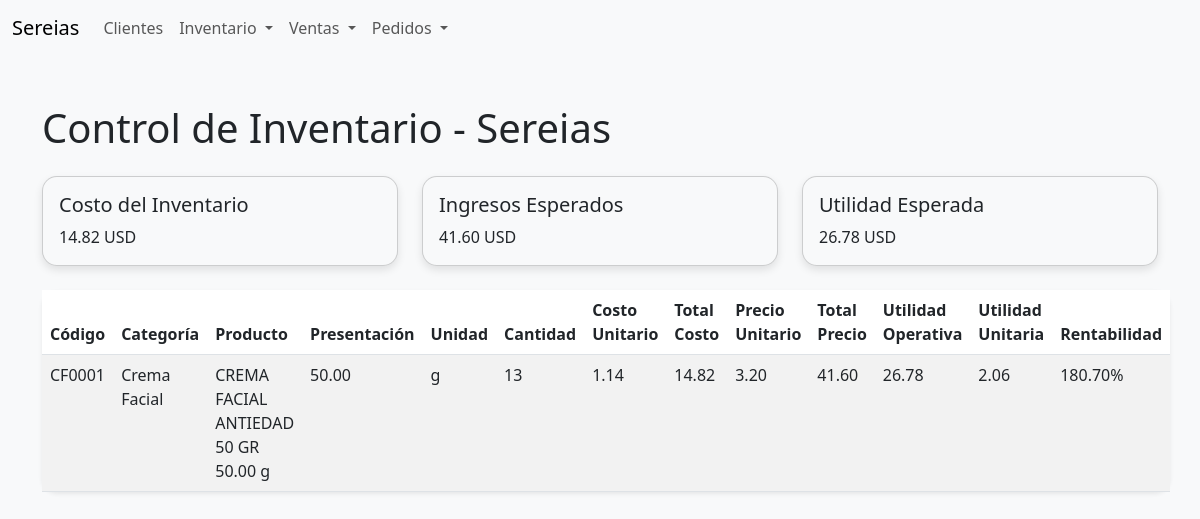
Before: /inventario/ with the older database file.
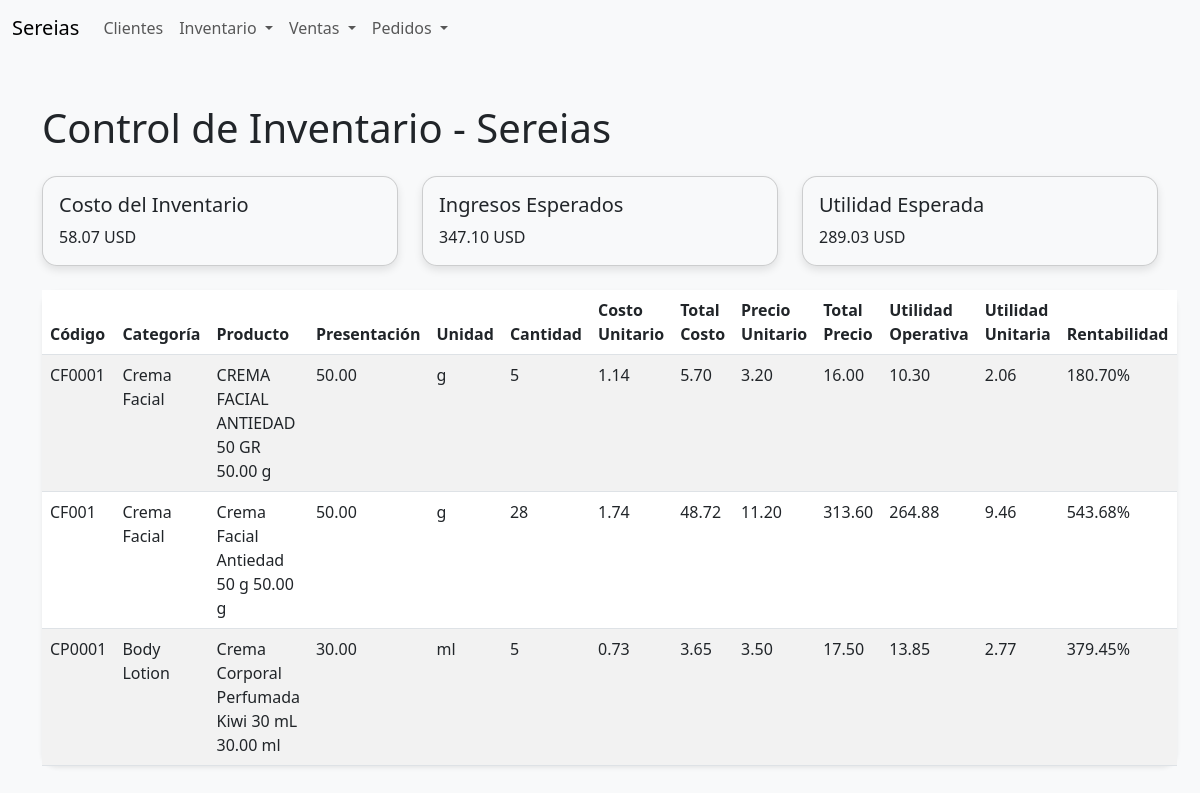
After: the same page with the newer database file.
### inventory/models.py (models this page shows, shortened)
class Producto(models.Model):
    UNIDADES = [
        ('g', 'Gramos'),
        ('ml', 'Mililitros'),
        ('unidad', 'Unidades'),
    ]
    CATEGORIAS = [
        ('Jabón Líquido', 'Jabón Líquido'),
        ('Jabón Sólido', 'Jabón Sólido'),
        ('Exfoliante', 'Exfoliante'),
        ('Body Lotion', 'Body Lotion'),
        ('Chapstick', 'Chapstick'),
        ('Crema Facial', 'Crema Facial'),
        ('Manteca Corporal', 'Manteca Corporal'),
        ('Toallas', 'Toallas'),
        ('Especiarías', 'Especiarías'),
        ('Suculentas', 'Suculentas'),
        ('Velas', 'Velas'),
        ('Hinode-Otros', 'Hinode-Otros'),
    ]
    codigo = models.CharField(max_length=20, unique=True)
    categoria = models.CharField(max_length=50, choices=CATEGORIAS)
    nombre = models.CharField(max_length=100)
    presentacion = models.DecimalField(max_digits=10, decimal_places=2)
    unidad = models.CharField(max_length=10, choices=UNIDADES)
    cantidad = models.PositiveIntegerField()
    costo_unitario = models.DecimalField(max_digits=10, decimal_places=2)
    total_costo = models.DecimalField(max_digits=10, decimal_places=2, editable=False)
    precio_unitario = models.DecimalField(max_digits=10, decimal_places=2)
    total_precio = models.DecimalField(max_digits=10, decimal_places=2, editable=False)
    utilidad_operativa = models.DecimalField(max_digits=10, decimal_places=2, editable=False)
    utilidad_unitaria = models.DecimalField(max_digits=10, decimal_places=2, editable=False)
    rentabilidad = models.DecimalField(max_digits=5, decimal_places=2, editable=False)

### inventory/views.py (the view)
# urls.py: path('', views.inventario_principal, name='inventario_principal'),
def inventario_principal(request):
    productos = Producto.objects.all()
    total_costo_inventario = sum(producto.total_costo for producto in productos)
    total_ingresos_esperados = sum(producto.total_precio for producto in productos)
    total_utilidad_esperada = sum(producto.utilidad_operativa for producto in productos)
    numero_ventas = Venta.objects.count()
    monto_ventas = Venta.objects.aggregate(total=Sum('total'))['total'] or Decimal(0.00)
    utilidad_generada = Venta.objects.aggregate(
        utilidad=Sum(F('detalles__subtotal') - F('detalles__producto__costo_unitario') * F('detalles__cantidad'))
    )['utilidad'] or Decimal(0.00)
    monto_pagos_pendientes = 0
    ventas = Venta.objects.all()
    for venta in ventas:
        total_pagado = venta.pagos.aggregate(Sum('monto'))['monto__sum'] or Decimal(0.00)
        saldo_pendiente = venta.total - total_pagado
        monto_pagos_pendientes += saldo_pendiente
    pedidos_pendientes = Pedido.objects.filter(estado__in=['pendiente', 'procesando', 'enviado']).count()
    context = {
        'productos': productos,
        'total_costo_inventario': total_costo_inventario,
        'total_ingresos_esperados': total_ingresos_esperados,
        'total_utilidad_esperada': total_utilidad_esperada,
        'numero_ventas': numero_ventas,
        'monto_ventas': monto_ventas,
        'utilidad_generada': utilidad_generada,
        'monto_pagos_pendientes': monto_pagos_pendientes,
        'pedidos_pendientes': pedidos_pendientes,
    }
    return render(request, 'inventory/inventario_principal.html', context)

### inventory/templates/inventory/inventario_principal.html (shortened to what this page needs)
{% extends 'inventory/base.html' %}
{% block content %}
<h1 class="mb-4">Control de Inventario - Sereias</h1>
<div class="row mb-4">
    <div class="col-md-4">
        <div class="card card-custom bg-light">
            <div class="card-body">
                <h5 class="card-title">Costo del Inventario</h5>
                <p class="card-text">{{ total_costo_inventario }} USD</p>
            </div>
        </div>
    </div>
    <div class="col-md-4">
        <div class="card card-custom bg-light">
            <div class="card-body">
                <h5 class="card-title">Ingresos Esperados</h5>
                <p class="card-text">{{ total_ingresos_esperados }} USD</p>
            </div>
        </div>
    </div>
    <div class="col-md-4">
        <div class="card card-custom bg-light">
            <div class="card-body">
                <h5 class="card-title">Utilidad Esperada</h5>
                <p class="card-text">{{ total_utilidad_esperada }} USD</p>
            </div>
        </div>
    </div>
</div>
<table class="table table-striped shadow-sm rounded-border">
    <thead>
        <tr>
            <th>Código</th>
            <th>Categoría</th>
            <th>Producto</th>
            <th>Presentación</th>
            <th>Unidad</th>
            <th>Cantidad</th>
            <th>Costo Unitario</th>
            <th>Total Costo</th>
            <th>Precio Unitario</th>
            <th>Total Precio</th>
            <th>Utilidad Operativa</th>
            <th>Utilidad Unitaria</th>
            <th>Rentabilidad</th>
        </tr>
    </thead>
    <tbody>
        {% for producto in productos %}
        <tr>
            <td>{{ producto.codigo }}</td>
            <td>{{ producto.categoria }}</td>
            <td>{{ producto.nombre }} {{producto.presentacion}} {{producto.unidad}}</td>
            <td>{{ producto.presentacion }}</td>
            <td>{{ producto.unidad }}</td>
            <td>{{ producto.cantidad }}</td>
            <td>{{ producto.costo_unitario }}</td>
            <td>{{ producto.total_costo }}</td>
            <td>{{ producto.precio_unitario }}</td>
            <td>{{ producto.total_precio }}</td>
            <td>{{ producto.utilidad_operativa }}</td>
            <td>{{ producto.utilidad_unitaria }}</td>
            <td>{{ producto.rentabilidad }}%</td>
        </tr>
        {% endfor %}
    </tbody>
</table>
{% endblock %}

Changed rows visible on the page:
changed Producto "CF0001": cantidad "13" → "5"; total_costo "14.82" → "5.70"; total_precio "41.60" → "16.00"; utilidad_operativa "26.78" → "10.30"
added Producto: codigo "CF001", categoria "Crema Facial", nombre "Crema Facial Antiedad 50 g", presentacion "50.00", unidad "g", cantidad "28", costo_unitario "1.74", total_costo "48.72", precio_unitario "11.20", total_precio "313.60", utilidad_operativa "264.88", utilidad_unitaria "9.46", rentabilidad "543.68"
added Producto: codigo "CP0001", categoria "Body Lotion", nombre "Crema Corporal Perfumada Kiwi 30 mL", presentacion "30.00", unidad "ml", cantidad "5", costo_unitario "0.73", total_costo "3.65", precio_unitario "3.50", total_precio "17.50", utilidad_operativa "13.85", utilidad_unitaria "2.77", rentabilidad "379.45"
Other visible differences:
{{ total_costo_inventario }}: "14.82" → "58.07"
{{ total_ingresos_esperados }}: "41.60" → "347.10"
{{ total_utilidad_esperada }}: "26.78" → "289.03"
